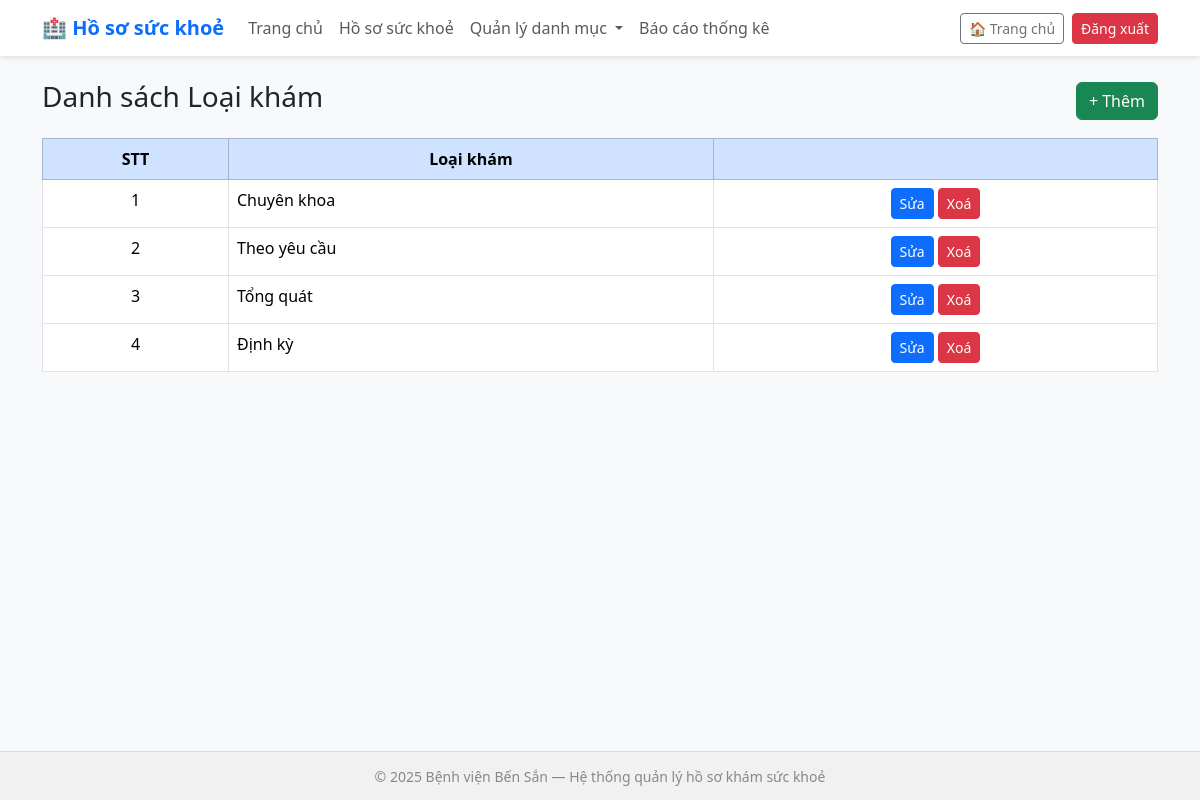
The page /examtypes/ on the database its author committed.
### health_records/models.py (models this page shows, shortened)
class ExaminationType(models.Model):
    name = models.CharField(max_length=100, unique=True, verbose_name="Loại khám")
    class Meta:
        verbose_name = "Loại khám"
        verbose_name_plural = "Danh mục Loại khám"
        ordering = ["name"]

### health_records/views.py (the view)
# urls.py: path("examtypes/", views.examinationtype_list, name="examinationtype_list"),
def examinationtype_list(request):
    types = ExaminationType.objects.all().order_by('name')
    return render(request, 'health_records/examinationtype_list.html', {'examinationtypes': types})

### health_records/templates/health_records/examinationtype_list.html
{% extends 'health_records/base.html' %}
{% block content %}
<div class="d-flex justify-content-between align-items-center mb-3">
  <h3>Danh sách Loại khám</h3>
  <a href="{% url 'examinationtype_add' %}" class="btn btn-success">+ Thêm</a>
</div>
<table class="table table-bordered">
  <thead class="table-primary text-center">
    <tr><th>STT</th><th>Loại khám</th><th></th></tr>
  </thead>
  <tbody>
    {% for e in examinationtypes %}
    <tr>
      <td class="text-center">{{ forloop.counter }}</td>
      <td>{{ e.name }}</td>
      <td class="text-center">
        <a href="{% url 'examinationtype_edit' e.id %}" class="btn btn-sm btn-primary">Sửa</a>
        <a href="{% url 'examinationtype_delete' e.id %}" class="btn btn-sm btn-danger">Xoá</a>
      </td>
    </tr>
    {% empty %}
    <tr><td colspan="3" class="text-center text-muted">Chưa có dữ liệu</td></tr>
    {% endfor %}
  </tbody>
</table>
{% endblock %}

### health_records/static/health_records/css.css (style rules this page uses)
body { background-color: #f8f9fa; min-height: 100vh; display: flex; flex-direction: column; }

### rows shown on the page
ExaminationType: name "Chuyên khoa"
ExaminationType: name "Theo yêu cầu"
ExaminationType: name "Tổng quát"
ExaminationType: name "Định kỳ"
